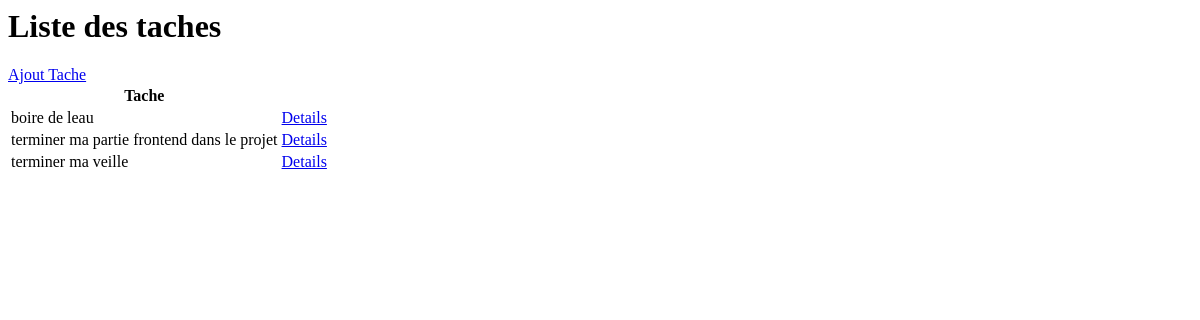
Before: / with the older database file.
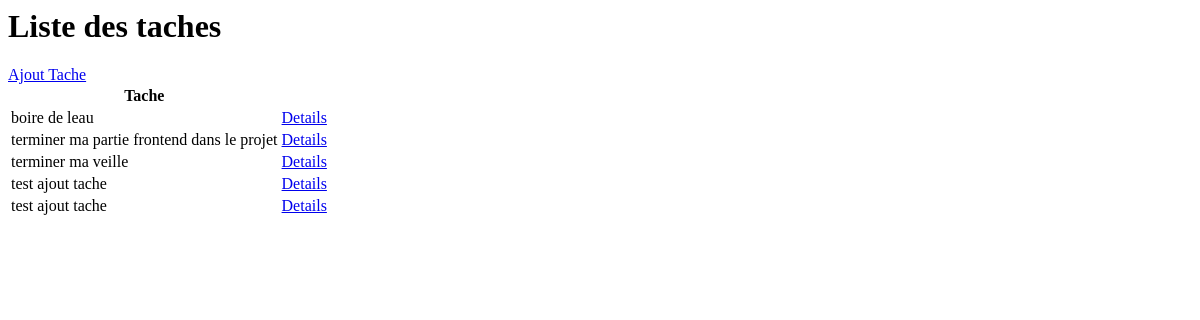
After: the same page with the newer database file.
### todolist/models.py (models this page shows, shortened)
class Tache(models.Model):
    utilisateur = models.ForeignKey(User, on_delete=models.CASCADE, null=True, blank=True)
    titre = models.CharField(max_length=300)
    description = models.TextField(null=True, blank=True)
    termine = models.BooleanField(default=False)
    cree = models.DateTimeField(auto_now_add=True)
    class Meta:
        ordering = ['termine']

### todolist/views.py (the view)
# urls.py: path('', ListeTache.as_view(), name='taches'),
class ListeTache(ListView):
    model = Tache

### todolist/templates/todolist/tache_list.html
<h1>Liste des taches</h1>
<a href="{% url 'cree-tache' %}">Ajout Tache</a>
<table>
    <tr>
        <th>Tache</th>
        <th></th>
    </tr>
    {% for tache in object_list %}
    <tr>
        <td>{{tache.titre}}</td>
        <td><a href="{% url 'tache' tache.id %}">Details</a></td>
    </tr>
    {% empty %}
        <h5>Vide</h5>
    {% endfor%}
</table>

Changed rows visible on the page:
added Tache: titre "test ajout tache"
added Tache: titre "test ajout tache"
